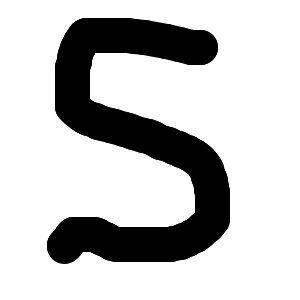
#> input picture pre_proces/morphology/new.jpg, 300 x 300 px
$ python skeleton.py new.jpg 3
#> lines starting #> are read from the running program, lines starting #| are printed output that depends on the picture
### pre_proces/morphology/dilation.py
import sys
from PIL import Image
import numpy as np

def dilate(im,template):
    I = np.array(im)
    R = np.zeros(I.shape)

    T = np.array(template)
    m,n = T.shape

    for x in range(I.shape[0]):
        for y in range(I.shape[1]):
            mx = I[x,y] + T[0,0]
            for i in range(m):
                for j in range(n):
                    try:
                        if mx < I[x-i][y-j] + T[i,j]:
                            mx = I[x-i][y-j] + T[i,j]
                    except IndexError:
                        if mx < T[i,j]:
                            mx = T[i,j]
            R[x,y] = mx
    return R - 1

# [13 lines that do not run on import are left out]

### pre_proces/morphology/open_img.py
import sys
from PIL import Image
import numpy as np
from erosion import erode as E
from dilation import dilate as D

def OPEN(im,T):
    return D(E(im,T),T)

# [13 lines that do not run on import are left out]

### pre_proces/morphology/erosion.py
import sys
from PIL import Image
import numpy as np

def erode(im,template):
    I = np.array(im)
    R = np.zeros(I.shape)

    T = np.array(template)
    m,n = T.shape

    for x in range(I.shape[0]):
        for y in range(I.shape[1]):
            mn = I[x,y] - T[0,0]
            for i in range(m):
                for j in range(n):
                    try:
                        if mn > I[x+i][y+j] - T[i,j]:
                            mn = I[x+i][y+j] - T[i,j]
                    except IndexError:
                        if mn > -T[i,j]:
                            mn = -T[i,j]
            R[x,y] = mn
    return R - 1

# [13 lines that do not run on import are left out]

### pre_proces/morphology/skeleton.py
import sys
from PIL import Image
import numpy as np
from open_img import OPEN
from erosion import erode as E

if __name__ == '__main__':
    im = Image.open(sys.argv[1])
#> im is the input picture: PIL image 300x300 RGB; min 0, max 255, mean 196.8
    im = im.convert('L')
#> im: PIL image 300x300 L
    im.show()
    print(im.size)
#| (300, 300)
    max_num = int(sys.argv[2])

    SK = []
    for i in range(1,max_num+1):
        template = np.ones((i,i))
        SK.append(E(im,template)-OPEN(im,template))
#> this loop made 3 passes
#> pass 2, in dilate (call 2), `I = np.array(im)`:
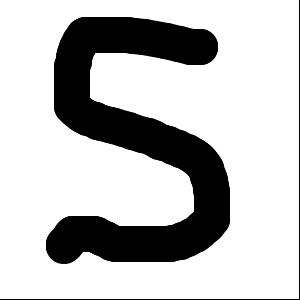
#> I: shape (300, 300) float64; min -2, max 253, mean 191; drawn with min black and max white
#> pass 3, in dilate (call 3), `I = np.array(im)`:
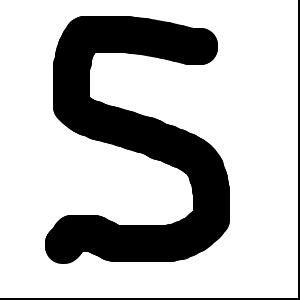
#> I: shape (300, 300) float64; min -2, max 253, mean 187.2; drawn with min black and max white
#> after the loop, SK = 3 items

    new_im = np.zeros(np.array(im).shape)
    for i in range(len(SK)):
        for j in range(len(SK[i])):
            lst = []
            for k in range(max_num):
                lst.append(SK[k][i,j])
            print(lst)
            new_im[i,j] = max(lst)
#> new_im: shape (300, 300) float64; every value is 0
    print(new_im.shape)
    new_im = Image.fromarray(255*new_im/np.max(new_im))
#> new_im: PIL image 300x300 F; every value is NaN or infinite
    new_im = new_im.convert('L')
#> new_im: PIL image 300x300 L; every value is 0

    new_im.show()
